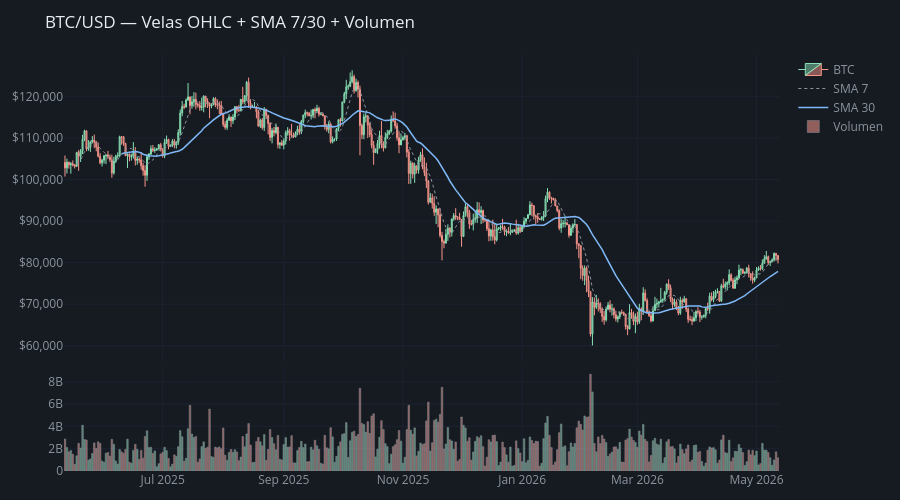

Write notebook code for a chart like this one.
### Code cell
# ── Velas japonesas OHLC + SMA + Volumen ─────────────────────────────────────

df_btc["sma30"] = df_btc["close"].rolling(30).mean()
df_btc["sma7"]  = df_btc["close"].rolling(7).mean()

fig = make_subplots(rows=2,cols=1,shared_xaxes=True,
    row_heights=[0.75,0.25],vertical_spacing=0.02)

fig.add_trace(go.Candlestick(
    x=df_btc["date"],open=df_btc["open"],high=df_btc["high"],
    low=df_btc["low"],close=df_btc["close"],
    increasing_line_color="#88e0b4",decreasing_line_color="#f7958a",
    name="BTC",line=dict(width=1)), row=1,col=1)

fig.add_trace(go.Scatter(x=df_btc["date"],y=df_btc["sma7"],
    line=dict(color="#8b949e",width=1,dash="dot"),name="SMA 7"), row=1,col=1)

fig.add_trace(go.Scatter(x=df_btc["date"],y=df_btc["sma30"],
    line=dict(color="#7eb8f7",width=1.5),name="SMA 30"), row=1,col=1)

bc = ["#88e0b4" if c>=o else "#f7958a"
      for c,o in zip(df_btc["close"],df_btc["open"])]
fig.add_trace(go.Bar(x=df_btc["date"],y=df_btc["volume"],
    marker_color=bc,opacity=0.55,name="Volumen"), row=2,col=1)

fig.update_layout(height=500,paper_bgcolor="#161b22",plot_bgcolor="#161b22",
    font_color="#8b949e",title_text="BTC/USD — Velas OHLC + SMA 7/30 + Volumen",
    title_font_color="#e6edf3",xaxis_rangeslider_visible=False,
    margin=dict(t=55,b=20,l=60,r=20),hovermode="x unified",
    legend=dict(bgcolor="rgba(0,0,0,0)",font=dict(color="#8b949e")))
for r in [1,2]:
    fig.update_xaxes(row=r,gridcolor="#1c2230",zeroline=False,tickfont=dict(color="#8b949e"))
    fig.update_yaxes(row=r,gridcolor="#1c2230",zeroline=False,tickfont=dict(color="#8b949e"))
fig.update_yaxes(row=1,tickprefix="$",tickformat=",")
fig.show()
print("\n Verde = día positivo (cierre > apertura)")
print(" Rojo  = día negativo (cierre < apertura)")
print(" SMA 7: tendencia corto plazo | SMA 30: tendencia medio plazo")

### Figure 1 — Plotly figure (JSON) as saved in the notebook; plotly's stock layout.template omitted (floating-point values rounded to 4 significant figures; data arrays with more than 128 entries replaced by an {"elided": "..."} marker saying what was removed)
{"data": [{"close": {"elided": "366 float values"}, "decreasing": {"line": {"color": "#f7958a"}}, "high": {"elided": "366 float values"}, "increasing": {"line": {"color": "#88e0b4"}}, "line": {"width": 1}, "low": {"elided": "366 float values"}, "name": "BTC", "open": {"elided": "366 float values"}, "type": "candlestick", "x": {"elided": "366 str values"}, "xaxis": "x", "yaxis": "y"}, {"line": {"color": "#8b949e", "dash": "dot", "width": 1}, "name": "SMA 7", "type": "scatter", "x": {"elided": "366 str values"}, "xaxis": "x", "y": {"elided": "366 float values"}, "yaxis": "y"}, {"line": {"color": "#7eb8f7", "width": 1.5}, "name": "SMA 30", "type": "scatter", "x": {"elided": "366 str values"}, "xaxis": "x", "y": {"elided": "366 float values"}, "yaxis": "y"}, {"marker": {"color": {"elided": "366 str values"}}, "name": "Volumen", "opacity": 0.55, "type": "bar", "x": {"elided": "366 str values"}, "xaxis": "x2", "y": {"elided": "366 float values"}, "yaxis": "y2"}], "layout": {"font": {"color": "#8b949e"}, "height": 500, "hovermode": "x unified", "legend": {"bgcolor": "rgba(0,0,0,0)", "font": {"color": "#8b949e"}}, "margin": {"b": 20, "l": 60, "r": 20, "t": 55}, "paper_bgcolor": "#161b22", "plot_bgcolor": "#161b22", "title": {"font": {"color": "#e6edf3"}, "text": "BTC/USD — Velas OHLC + SMA 7/30 + Volumen"}, "xaxis": {"anchor": "y", "domain": [0, 1], "gridcolor": "#1c2230", "matches": "x2", "rangeslider": {"visible": false}, "showticklabels": false, "tickfont": {"color": "#8b949e"}, "zeroline": false}, "xaxis2": {"anchor": "y2", "domain": [0, 1], "gridcolor": "#1c2230", "tickfont": {"color": "#8b949e"}, "zeroline": false}, "yaxis": {"anchor": "x", "domain": [0.265, 1], "gridcolor": "#1c2230", "tickfont": {"color": "#8b949e"}, "tickformat": ",", "tickprefix": "$", "zeroline": false}, "yaxis2": {"anchor": "x2", "domain": [0, 0.245], "gridcolor": "#1c2230", "tickfont": {"color": "#8b949e"}, "zeroline": false}}}
